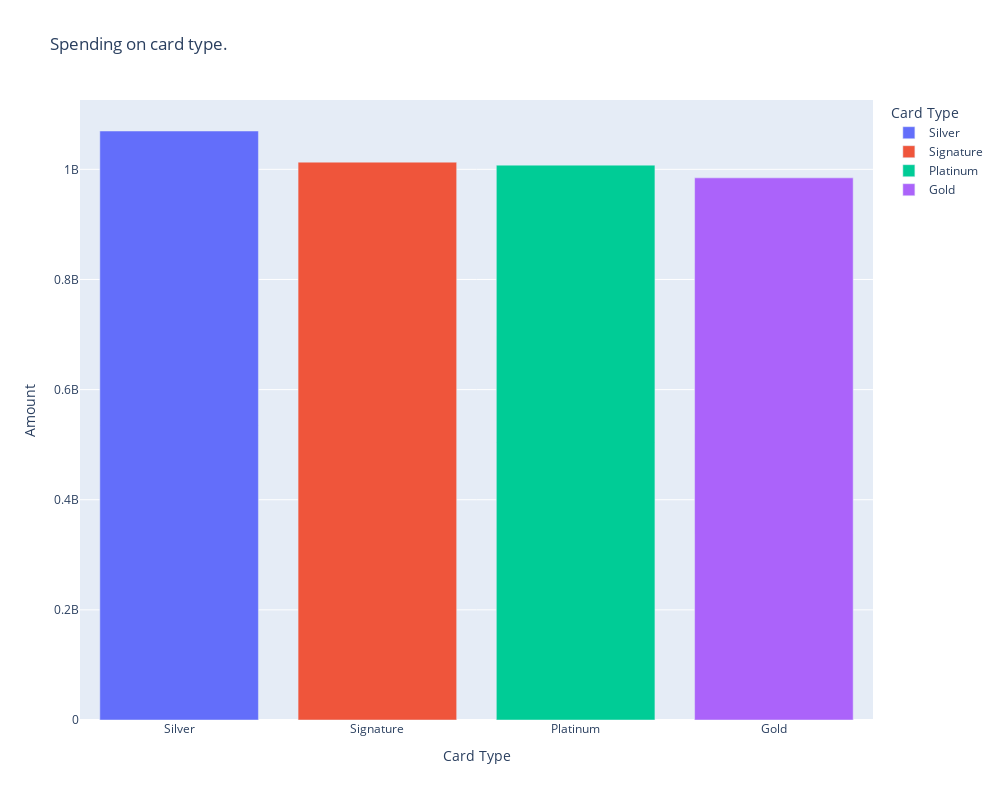

Notebook code for this chart:
### Code cell
tot_spending=df.groupby(["Card Type"])["Amount"].sum().reset_index().sort_values(by="Amount",ascending=False)
tot_spending

fig=px.bar(tot_spending,x="Card Type",y="Amount",color="Card Type",title="Spending on card type.")
fig.update_layout(width=1000,height=800)

fig.write_image("Total_card_spending.png")

fig.show()

### Figure 1 — Plotly figure (JSON) as saved in the notebook; plotly's stock layout.template omitted (floating-point values rounded to 4 significant figures)
{"data": [{"alignmentgroup": "True", "hovertemplate": "Card Type=%{x}<br>Amount=%{y}<extra></extra>", "legendgroup": "Silver", "marker": {"color": "#636efa", "pattern": {"shape": ""}}, "name": "Silver", "offsetgroup": "Silver", "orientation": "v", "showlegend": true, "textposition": "auto", "type": "bar", "x": ["Silver"], "xaxis": "x", "y": [1069613713], "yaxis": "y"}, {"alignmentgroup": "True", "hovertemplate": "Card Type=%{x}<br>Amount=%{y}<extra></extra>", "legendgroup": "Signature", "marker": {"color": "#EF553B", "pattern": {"shape": ""}}, "name": "Signature", "offsetgroup": "Signature", "orientation": "v", "showlegend": true, "textposition": "auto", "type": "bar", "x": ["Signature"], "xaxis": "x", "y": [1013041105], "yaxis": "y"}, {"alignmentgroup": "True", "hovertemplate": "Card Type=%{x}<br>Amount=%{y}<extra></extra>", "legendgroup": "Platinum", "marker": {"color": "#00cc96", "pattern": {"shape": ""}}, "name": "Platinum", "offsetgroup": "Platinum", "orientation": "v", "showlegend": true, "textposition": "auto", "type": "bar", "x": ["Platinum"], "xaxis": "x", "y": [1007639019], "yaxis": "y"}, {"alignmentgroup": "True", "hovertemplate": "Card Type=%{x}<br>Amount=%{y}<extra></extra>", "legendgroup": "Gold", "marker": {"color": "#ab63fa", "pattern": {"shape": ""}}, "name": "Gold", "offsetgroup": "Gold", "orientation": "v", "showlegend": true, "textposition": "auto", "type": "bar", "x": ["Gold"], "xaxis": "x", "y": [984539536], "yaxis": "y"}], "layout": {"barmode": "relative", "height": 800, "legend": {"title": {"text": "Card Type"}, "tracegroupgap": 0}, "title": {"text": "Spending on card type."}, "width": 1000, "xaxis": {"anchor": "y", "categoryarray": ["Silver", "Signature", "Platinum", "Gold"], "categoryorder": "array", "domain": [0, 1], "title": {"text": "Card Type"}}, "yaxis": {"anchor": "x", "domain": [0, 1], "title": {"text": "Amount"}}}}
